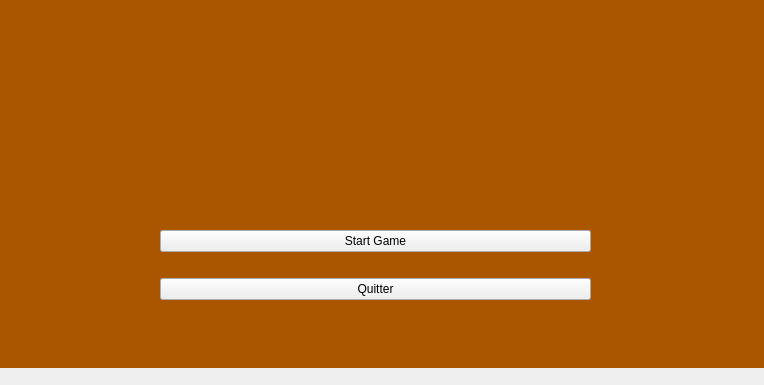
<?xml version="1.0" encoding="UTF-8"?>
<ui version="4.0">
 <class>MainWindow</class>
 <widget class="QMainWindow" name="MainWindow">
  <property name="geometry">
   <rect>
    <x>0</x>
    <y>0</y>
    <width>764</width>
    <height>385</height>
   </rect>
  </property>
  <property name="windowTitle">
   <string>MainWindow</string>
  </property>
  <widget class="QWidget" name="centralwidget">
   <widget class="QLabel" name="bglabel">
    <property name="geometry">
     <rect>
      <x>0</x>
      <y>0</y>
      <width>768</width>
      <height>368</height>
     </rect>
    </property>
    <property name="styleSheet">
     <string notr="true">#bglabel{

	background-color: rgb(170, 85, 0)

}</string>
    </property>
    <property name="text">
     <string/>
    </property>
    <property name="scaledContents">
     <bool>true</bool>
    </property>
   </widget>
   <widget class="QWidget" name="verticalLayoutWidget">
    <property name="geometry">
     <rect>
      <x>160</x>
      <y>210</y>
      <width>431</width>
      <height>111</height>
     </rect>
    </property>
    <layout class="QVBoxLayout" name="BtnLayout">
     <item>
      <widget class="QPushButton" name="startGame">
       <property name="styleSheet">
        <string notr="true"/>
       </property>
       <property name="text">
        <string>Start Game</string>
       </property>
      </widget>
     </item>
     <item>
      <widget class="QPushButton" name="quitterBtn">
       <property name="styleSheet">
        <string notr="true"/>
       </property>
       <property name="text">
        <string>Quitter</string>
       </property>
      </widget>
     </item>
    </layout>
   </widget>
  </widget>
  <widget class="QMenuBar" name="menubar">
   <property name="geometry">
    <rect>
     <x>0</x>
     <y>0</y>
     <width>764</width>
     <height>22</height>
    </rect>
   </property>
  </widget>
 </widget>
 <resources/>
 <connections/>
</ui>
